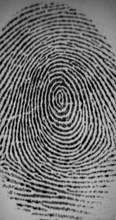
%> input picture input_1.tif, 116 x 220 px, shrunk from 296 x 560 before the run
$ octave minutuae_full.m   (GNU Octave 9; MATLAB toolbox functions it lacks are replaced by stand-ins)
%> lines starting %> are read from the running program, lines starting %| are printed output that depends on the picture; in (x1, y1, x2, y2) boxes, pixels count from 0 and x2, y2 are one past the last pixel; in counts of white or black regions, pixels touching at a corner belong together; the program's own positions count from 1
% Program for Fingerprint Minutiae Extraction

% Read Input Image
binary_image = im2bw(imread('input_1.tif'));
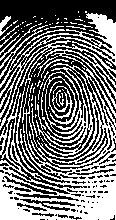
%> binary_image: size 220x116 logical; 45.4% white; 80 white regions (62 under 20 px), largest, box (x1, y1, x2, y2) and area: (0, 63, 116, 220) 6362, (0, 13, 116, 130) 2581, (36, 67, 93, 156) 1263

% Thinning
thin_image = ~bwmorph(binary_image, 'thin', Inf);
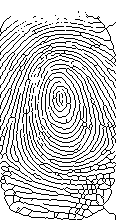
%> thin_image: size 220x116 logical; 79.2% white; black in thin lines or dots
figure; imshow(thin_image); title('Thinned Image');

% Minutiae extraction
s = size(thin_image);
%> s = [220 116]
N = 3; % window size
n = (N - 1) / 2;
r = s(1) + 2 * n;
%> r = 222
c = s(2) + 2 * n;
%> c = 118
temp = zeros(r, c);
temp((n + 1):(end - n), (n + 1):(end - n)) = thin_image;
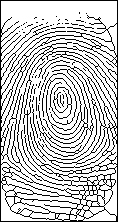
%> temp: size 222x118 double; values 0 (black) and 1 (white), 77.1% white; black in thin lines or dots

outImg = zeros(r, c, 3); % For Display
outImg(:, :, 1) = temp * 255;
outImg(:, :, 2) = temp * 255;
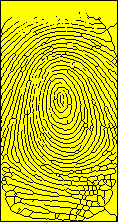
%> outImg: size 222x118x3 double; mean R, G, B 196.7, 196.7, 0
outImg(:, :, 3) = temp * 255;
%> outImg: size 222x118x3 double; 77.1% white; black in thin lines or dots

ridge = zeros(r, c);
bifurcation = zeros(r, c);

for x = (n + 1 + 10):(s(1) + n - 10)
    for y = (n + 1 + 10):(s(2) + n - 10)
        e = 1;
        for k = x - n:x + n
            f = 1;
            for l = y - n:y + n
                mat(e, f) = temp(k, l);
                f = f + 1;
            end
            e = e + 1;
        end

        if (mat(2, 2) == 0)
            ridge(x, y) = sum(sum(~mat));
            bifurcation(x, y) = sum(sum(~mat));
        end
    end
end
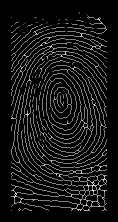
%> bifurcation: size 222x118 double; min 0, max 6, mean 0.51; drawn with min black and max white
%> after the loop, mat = [0 1 1; 1 0 1; 1 1 0]

% Ridge End Finding
[ridge_x, ridge_y] = find(ridge == 2);
%> ridge_x = 180 values from 13 to 205; ridge_y = 180 values from 12 to 107
len = length(ridge_x);
%> len = 180

% For Display
for i = 1:len
    outImg((ridge_x(i) - 3):(ridge_x(i) + 3), (ridge_y(i) - 3), 2:3) = 0;
    outImg((ridge_x(i) - 3):(ridge_x(i) + 3), (ridge_y(i) + 3), 2:3) = 0;
    outImg((ridge_x(i) - 3), (ridge_y(i) - 3):(ridge_y(i) + 3), 2:3) = 0;
    outImg((ridge_x(i) + 3), (ridge_y(i) - 3):(ridge_y(i) + 3), 2:3) = 0;

    outImg((ridge_x(i) - 3):(ridge_x(i) + 3), (ridge_y(i) - 3), 1) = 255;
    outImg((ridge_x(i) - 3):(ridge_x(i) + 3), (ridge_y(i) + 3), 1) = 255;
    outImg((ridge_x(i) - 3), (ridge_y(i) - 3):(ridge_y(i) + 3), 1) = 255;
    outImg((ridge_x(i) + 3), (ridge_y(i) - 3):(ridge_y(i) + 3), 1) = 255;
end
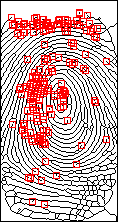
%> outImg: size 222x118x3 double; mean R, G, B 204.4, 172.5, 172.5

% Bifurcation Finding
[bifurcation_x, bifurcation_y] = find(bifurcation == 4);
%> bifurcation_x = 417 values from 17 to 211; bifurcation_y = 417 values from 12 to 107
len = length(bifurcation_x);
%> len = 417

% For Display
for i = 1:len
    outImg((bifurcation_x(i) - 3):(bifurcation_x(i) + 3), (bifurcation_y(i) - 3), 1:2) = 0;
    outImg((bifurcation_x(i) - 3):(bifurcation_x(i) + 3), (bifurcation_y(i) + 3), 1:2) = 0;
    outImg((bifurcation_x(i) - 3), (bifurcation_y(i) - 3):(bifurcation_y(i) + 3), 1:2) = 0;
    outImg((bifurcation_x(i) + 3), (bifurcation_y(i) - 3):(bifurcation_y(i) + 3), 1:2) = 0;

    outImg((bifurcation_x(i) - 3):(bifurcation_x(i) + 3), (bifurcation_y(i) - 3), 3) = 255;
    outImg((bifurcation_x(i) - 3):(bifurcation_x(i) + 3), (bifurcation_y(i) + 3), 3) = 255;
    outImg((bifurcation_x(i) - 3), (bifurcation_y(i) - 3):(bifurcation_y(i) + 3), 3) = 255;
    outImg((bifurcation_x(i) + 3), (bifurcation_y(i) - 3):(bifurcation_y(i) + 3), 3) = 255;
end
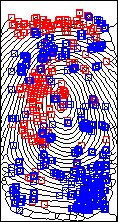
%> outImg: size 222x118x3 double; mean R, G, B 162.8, 135.4, 187.8

figure; imshow(outImg); title('Minutiae');


% Sharpen the ridge-enhanced image using a sharpening filter
%> (the run ends here)
